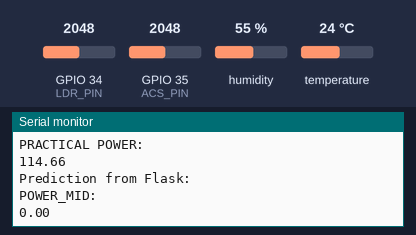
Recording of a sketch running on a simulated ESP32. Parts: the last lines printed to the serial monitor. The inputs (shaded band) are chosen by the test bench; at power-on: temperature 24 °C, GPIO 34 (LDR_PIN) = 2048, GPIO 35 (ACS_PIN) = 2048, humidity 55 %. WiFi joins after 1.5 s; servers stay silent unless stated; uploads are accepted with an empty reply.

Above: at 3.2 s.
3.3 s: temperature set to 12 °C
At 7.37 s:
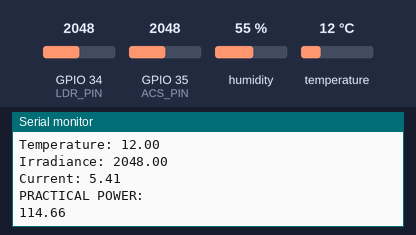
9.1 s: GPIO 34 (LDR_PIN) set to 2866
At 14.0 s:
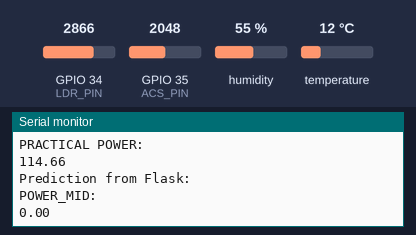
14.9 s: GPIO 35 (ACS_PIN) set to 2866
At 17.79 s:
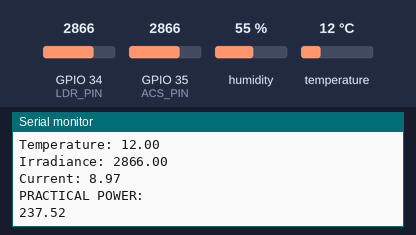
20.7 s: temperature set to 19 °C
At 23.8 s:
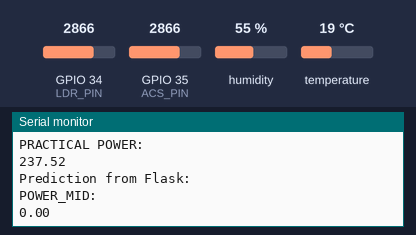
26.5 s: GPIO 34 (LDR_PIN) set to 3972
At 28.21 s:
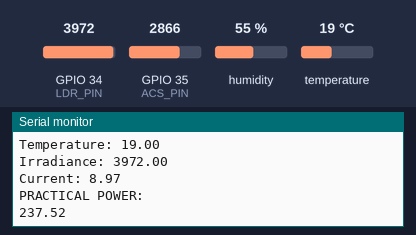
32.3 s: GPIO 35 (ACS_PIN) set to 3972
At 33.42 s:
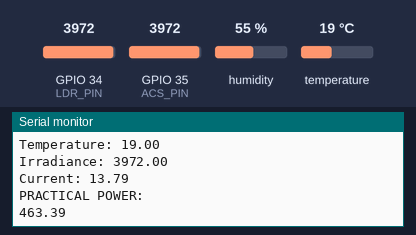
Timing chart, 0 to 35.3 s (numbered marks = the images above; inputs shaded):
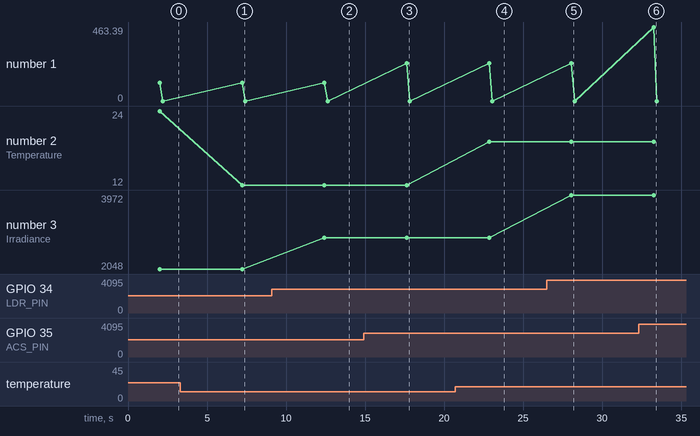

The sketch:

solar_code_esp32.ino
```cpp
#include <WiFi.h>
#include <HTTPClient.h>
#include "DHT.h"

#define LDR_PIN 34
#define ACS_PIN 35
#define DHTPIN 4
#define DHTTYPE DHT22

const char* ssid = "Redmi Note 13 5G";
const char* password = "AtharvDave";

const char* server = "http://10.31.214.244:5000/predict";

float temperature;
float irradiance;
float current;

float offsetVoltage = 1.65;
float sensitivity = 0.185;

DHT dht(DHTPIN, DHTTYPE);

void setup() {

  Serial.begin(115200);
  dht.begin();

  randomSeed(analogRead(32));

  WiFi.begin(ssid, password);

  Serial.println("Connecting to WiFi...");

  while (WiFi.status() != WL_CONNECTED) {
    delay(1000);
    Serial.println("Connecting...");
  }

  Serial.println("WiFi Connected");
}

void loop() {

  // ---------- CURRENT SENSOR ----------
  int adcCurrent = analogRead(ACS_PIN);

  float voltage = adcCurrent * (3.3 / 4095.0) + 1;

  current = ((voltage - offsetVoltage) / sensitivity);

  if (abs(current) < 0.05) current = 0;

  // ---------- PRACTICAL POWER ----------
  float practicalPower = voltage * current;
  float scaledPracticalPower = practicalPower;

  // ---------- TEMPERATURE (DHT22) ----------
  temperature = dht.readTemperature();

  if (isnan(temperature)) {
    Serial.println("DHT read failed");
    temperature = 0;
  }

  // ---------- LDR ----------
  irradiance = analogRead(LDR_PIN);

  Serial.println("Sensor Values:");

  Serial.print("Temperature: ");
  Serial.println(temperature);

  Serial.print("Irradiance: ");
  Serial.println(irradiance);

  Serial.print("Current: ");
  Serial.println(current);

  Serial.println("PRACTICAL POWER:");
  Serial.println(scaledPracticalPower * 8);

  HTTPClient http;

  http.begin(server);
  http.addHeader("Content-Type", "application/json");

  String json = "{\"TEMP\":" + String(temperature) +
                ",\"IRR\":" + String(irradiance) +
                ",\"DC_Current\":" + String(current) + "}";

  int httpResponseCode = http.POST(json);

  if (httpResponseCode > 0) {

    String response = http.getString();

    Serial.println("Prediction from Flask:");
    Serial.println(response);

    // --------- EXTRACT POWER_MID ----------
    int startIndex = response.indexOf("POWER_MID");
    int colonIndex = response.indexOf(":", startIndex);
    int endIndex = response.indexOf("}", colonIndex);

    String powerMidStr = response.substring(colonIndex + 1, endIndex);
    float powerMid = powerMidStr.toFloat();

    float scaledPowerMid = powerMid;

    Serial.println("POWER_MID:");
    Serial.println(scaledPowerMid);
  }

  else {
    Serial.print("Error sending POST: ");
    Serial.println(httpResponseCode);
  }

  http.end();

  delay(5000);
}
```

Measured:
- after the input at 3.3 s, the serial monitor: prints a new line after 3.9 s (image 1)
- after the input at 9.1 s, the serial monitor: prints a new line after 3.3 s (image 2)
- after the input at 14.9 s, the serial monitor: prints a new line after 2.7 s (image 3)
- after the input at 20.7 s, the serial monitor: prints a new line after 2.1 s (image 4)
- after the input at 26.5 s, the serial monitor: prints a new line after 1.6 s (image 5)
- after the input at 32.3 s, the serial monitor: prints a new line after 0.96 s (image 6)
- plotted number 2: 24 → 12 after the input at 3.3 s, 12 → 19 after the input at 20.7 s
- plotted number 3: 2048 → 2866 after the input at 9.1 s, 2866 → 3972 after the input at 26.5 s
